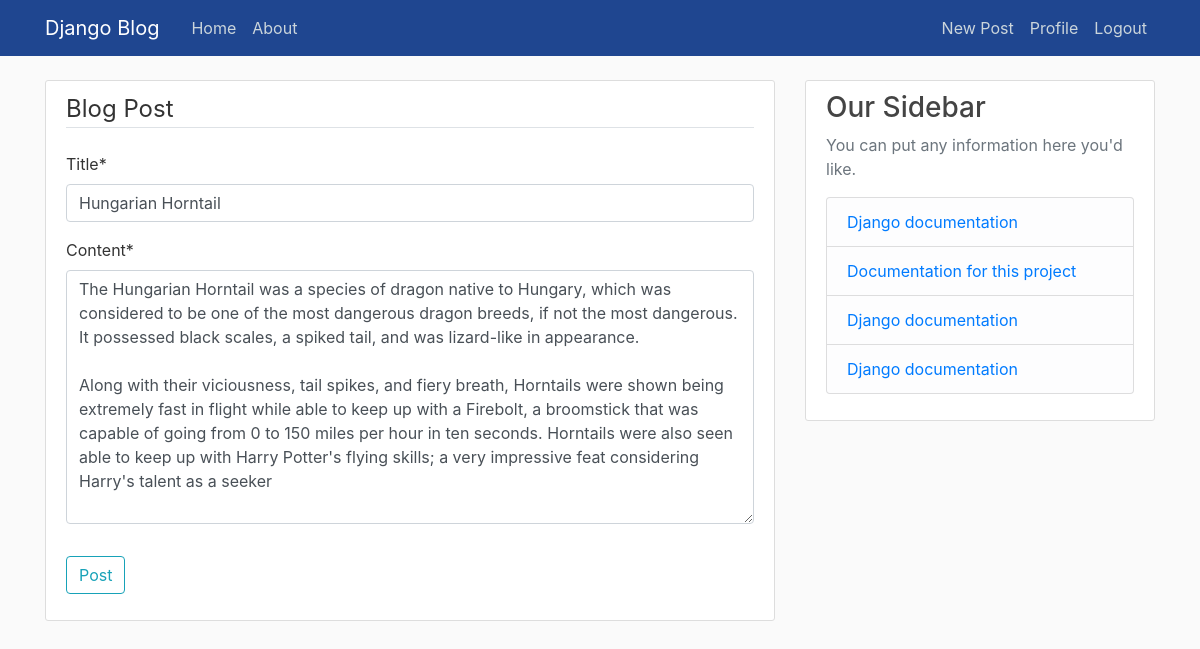
Screenshot of /post/17/update/ (signed in) with the database file from the repository.
### blog/models.py (models this page shows, shortened)
class Post(models.Model):
    title = models.CharField(max_length=100)
    content = models.TextField()
    date_posted = models.DateTimeField(default=timezone.now)
    author = models.ForeignKey(User, on_delete=models.CASCADE)

### blog/views.py (the view, shortened to what this page needs)
# urls.py: path('post/<int:pk>/update/', PostUpdateView.as_view(), name='post-update'),
class PostUpdateView(LoginRequiredMixin, UserPassesTestMixin, UpdateView):   #UserPassesTestMixin for testing if the user updating is the user who created
    model = Post
    fields = ['title', 'content']
    def test_func(self):
        post = self.get_object()
        if self.request.user == post.author:
            return True
        return False    #forbidden page 403

### blog/templates/blog/post_form.html (shortened to what this page needs)
{% extends "blog/base.html" %}
{% load crispy_forms_tags %}
{% block content %}
    <div class="content-section">
        <form method="POST">
            <fieldset class="form-group">
                <legend class="border-bottom mb-4">Blog Post</legend>
                {{ form|crispy }}
            </fieldset>
            <div class="form-group">
                <button class="btn btn-outline-info" type="submit">Post</button>
            </div>
        </form>
    </div>
{% endblock content %}

### blog/static/blog/main.css (style rules this page uses)
body { background: #fafafa; color: #333333; margin-top: 5rem; }
.content-section { background: #ffffff; padding: 10px 20px; border: 1px solid #dddddd; border-radius: 3px; margin-bottom: 20px; }

### rows the page displays
Post: title "Hungarian Horntail", content "The Hungarian Horntail was a species of dragon native to Hungary, which was considered to be one of the most dangerous dragon breeds, if not the most dangerous. It possessed black scales, a spiked tail, and was lizard-like in appearance. Along with their viciousness, tail spikes, and fiery breath, Horntails were shown being extremely fast in flight while able to keep up with a Firebolt, a broomstick that was capable of going from 0 to 150 miles per hour in ten seconds. Horntails were also seen able to keep up with Harry Potter's flying skills; a very impressive feat considering Harry's talent as a seeker"
